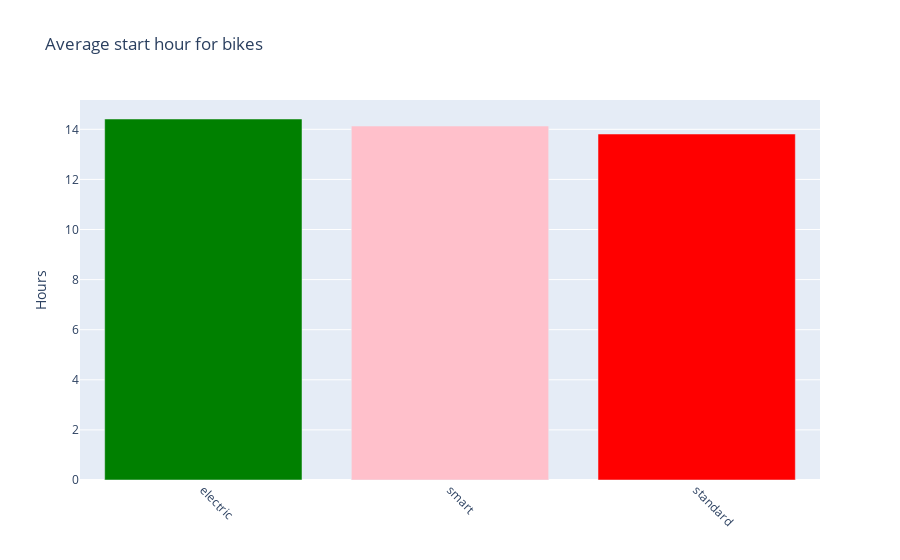

Source (notebook cell):
### Markdown cell above
3.8 `go.Bar`Creating a bar chart with the bike type on the x-axis and the hour on the y-axis to display the mean start hour for each bike type. The obtained data is sorted by start hour values and rounded to three decimal places. The obtained data is sorted in decreasing order(using `ascending=false`) by the start_hour values and rounded to three decimal places (`round(3)`).
<br>**Knowledge gained**: At first look, it is evident that the mean start hours for each bike type are roughly identical, with electric having the highest with 14.403, followed by smart, and then standard.

### Code cell
F=metro.groupby('bike_type').start_hour.mean().to_frame().sort_values(by='start_hour',ascending=False).round(3)
allign=go.Bar(x=F.index, y=F.start_hour ,name='start_hour', marker=dict(color=['green','pink','red']))
data=[allign]
details= go.Layout(xaxis=dict(tickangle=45),title='Average start hour for bikes', yaxis=dict(title='Hours'))
fig=go.Figure(data=data, layout=details)
py.iplot(fig)

### Figure 1 — Plotly figure (JSON) as saved in the notebook; plotly's stock layout.template omitted (floating-point values rounded to 4 significant figures)
{"data": [{"marker": {"color": ["green", "pink", "red"]}, "name": "start_hour", "type": "bar", "x": ["electric", "smart", "standard"], "y": [14.41, 14.13, 13.81]}], "layout": {"title": {"text": "Average start hour for bikes"}, "xaxis": {"tickangle": 45}, "yaxis": {"title": {"text": "Hours"}}}}
